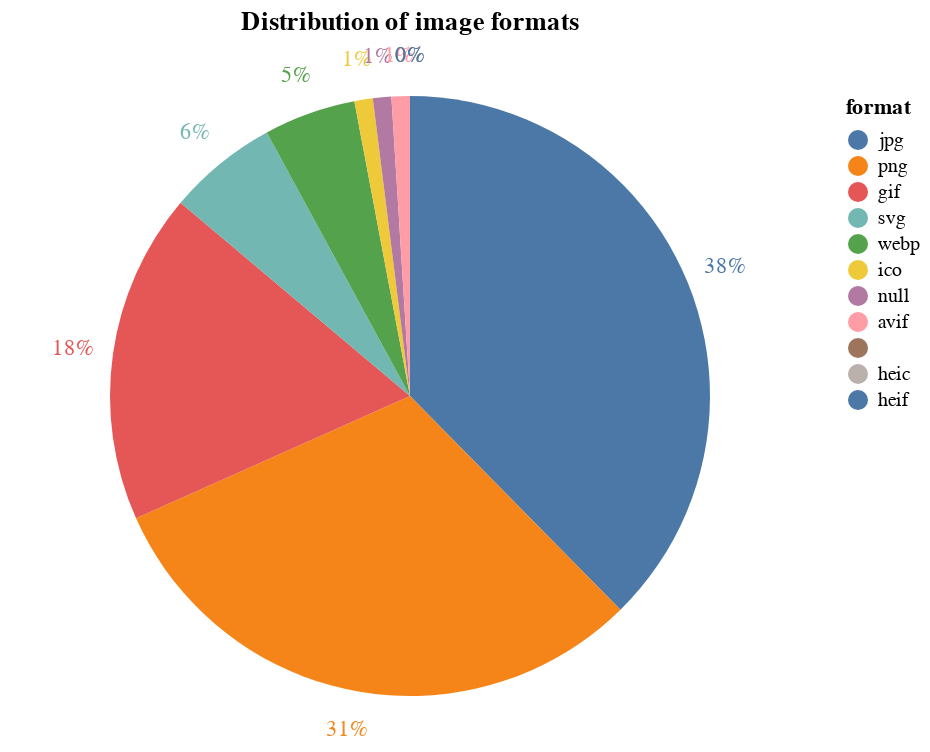

Notebook cell for this chart:
### Markdown cell above
**Note**: It's important to understand the bias in the data when we are doing this type of analysis. While we do have a very diverse set of 1.3 million page views - the technology used to parse these pages is Chrome browsers (both Desktop and Emulated mobile). Because of this, some formats may be under-represented - since Chrome supports webp but not jpeg-xr or jpeg2000.  You may find cases like this with other type of technologies as well - for example custom web font types that vary based on browser support.

Let's graph the results now to see what types of images are being served to Chrome browsers.

### Code cell
pie_chart_image_formats = alt.Chart(requests_image_df).mark_arc().encode(
    theta=alt.Theta(field="percent_requests", type="quantitative", stack=True),
    color=alt.Color(field="format", sort=None),
    order=alt.Order(field="percent_requests", type="quantitative",sort='descending'),
    tooltip=["format", alt.Tooltip("percent_requests:Q", format=".0%")]
).properties(
    title="Distribution of image formats"
)
pie_chart_image_formats + pie_chart_image_formats.mark_text(
    radius=170
).encode(
    text=alt.Text("percent_requests:Q", format=".0%")
)

### Figure 1 — Vega-Lite specification as saved in the notebook (floating-point values rounded to 4 significant figures)
{"config": {"view": {"continuousWidth": 400, "continuousHeight": 300}}, "layer": [{"mark": "arc", "encoding": {"color": {"field": "format", "sort": null}, "order": {"field": "percent_requests", "sort": "descending", "type": "quantitative"}, "theta": {"field": "percent_requests", "stack": true, "type": "quantitative"}, "tooltip": [{"field": "format", "type": "nominal"}, {"field": "percent_requests", "format": ".0%", "type": "quantitative"}]}, "title": "Distribution of image formats"}, {"mark": {"type": "text", "radius": 170}, "encoding": {"color": {"field": "format", "sort": null}, "order": {"field": "percent_requests", "sort": "descending", "type": "quantitative"}, "text": {"field": "percent_requests", "format": ".0%", "type": "quantitative"}, "theta": {"field": "percent_requests", "stack": true, "type": "quantitative"}, "tooltip": [{"field": "format", "type": "nominal"}, {"field": "percent_requests", "format": ".0%", "type": "quantitative"}]}, "title": "Distribution of image formats"}], "data": {"name": "data-83f0f57fcafc23d0ed72da8f1a1f0f0a"}, "$schema": "https://vega.github.io/schema/vega-lite/v4.17.0.json", "datasets": {"data-83f0f57fcafc23d0ed72da8f1a1f0f0a": [{"format": "jpg", "requests": 8290474, "pages": 4189907, "percent_requests": 0.38, "percent_pages": 0.53}, {"format": "png", "requests": 6604473, "pages": 3984064, "percent_requests": 0.31, "percent_pages": 0.5}, {"format": "gif", "requests": 3836964, "pages": 1487233, "percent_requests": 0.18, "percent_pages": 0.19}, {"format": "svg", "requests": 1255002, "pages": 906022, "percent_requests": 0.06, "percent_pages": 0.11}, {"format": "webp", "requests": 1040312, "pages": 630692, "percent_requests": 0.05, "percent_pages": 0.08}, {"format": "ico", "requests": 272608, "pages": 269039, "percent_requests": 0.01, "percent_pages": 0.03}, {"format": null, "requests": 191874, "pages": 148218, "percent_requests": 0.01, "percent_pages": 0.02}, {"format": "avif", "requests": 131101, "pages": 81393, "percent_requests": 0.01, "percent_pages": 0.01}, {"format": "", "requests": 23113, "pages": 17699, "percent_requests": 0.0, "percent_pages": 0.0}, {"format": "heic", "requests": 2156, "pages": 1783, "percent_requests": 0.0, "percent_pages": 0.0}, {"format": "heif", "requests": 2, "pages": 2, "percent_requests": 0.0, "percent_pages": 0.0}]}}
